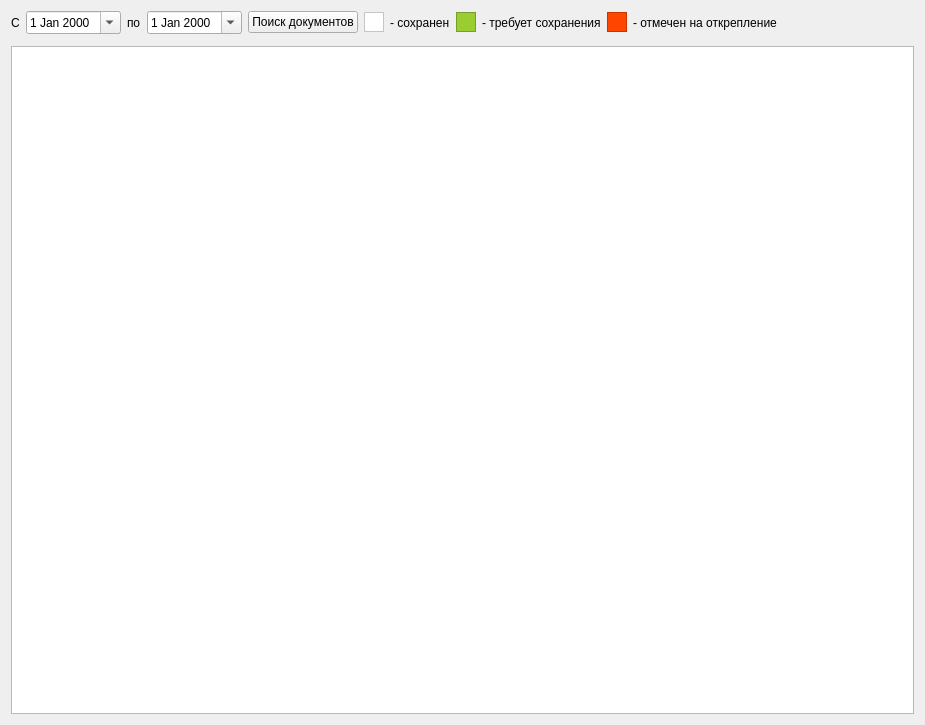
<?xml version="1.0" encoding="UTF-8"?>
<ui version="4.0">
 <class>ExtendedMSEWidget</class>
 <widget class="QWidget" name="ExtendedMSEWidget">
  <property name="geometry">
   <rect>
    <x>0</x>
    <y>0</y>
    <width>925</width>
    <height>725</height>
   </rect>
  </property>
  <property name="windowTitle">
   <string>Form</string>
  </property>
  <layout class="QGridLayout" name="gridLayout">
   <item row="0" column="0">
    <layout class="QVBoxLayout" name="verticalLayout_Main">
     <item>
      <layout class="QHBoxLayout" name="horizontalLayout_Top">
       <property name="bottomMargin">
        <number>6</number>
       </property>
       <item>
        <widget class="QLabel" name="lblBegDate">
         <property name="text">
          <string>С</string>
         </property>
        </widget>
       </item>
       <item>
        <widget class="QDateEdit" name="edtBegDate">
         <property name="calendarPopup">
          <bool>true</bool>
         </property>
        </widget>
       </item>
       <item>
        <widget class="QLabel" name="lblEndDate">
         <property name="text">
          <string>по</string>
         </property>
        </widget>
       </item>
       <item>
        <widget class="QDateEdit" name="edtEndDate">
         <property name="calendarPopup">
          <bool>true</bool>
         </property>
        </widget>
       </item>
       <item>
        <widget class="QPushButton" name="btnRequest">
         <property name="text">
          <string>Поиск документов</string>
         </property>
        </widget>
       </item>
       <item>
        <widget class="QFrame" name="frame_white">
         <property name="minimumSize">
          <size>
           <width>20</width>
           <height>20</height>
          </size>
         </property>
         <property name="maximumSize">
          <size>
           <width>20</width>
           <height>20</height>
          </size>
         </property>
         <property name="palette">
          <palette>
           <active>
            <colorrole role="WindowText">
             <brush brushstyle="SolidPattern">
              <color alpha="255">
               <red>0</red>
               <green>0</green>
               <blue>0</blue>
              </color>
             </brush>
            </colorrole>
            <colorrole role="Button">
             <brush brushstyle="SolidPattern">
              <color alpha="255">
               <red>255</red>
               <green>255</green>
               <blue>255</blue>
              </color>
             </brush>
            </colorrole>
            <colorrole role="Light">
             <brush brushstyle="SolidPattern">
              <color alpha="255">
               <red>255</red>
               <green>255</green>
               <blue>255</blue>
              </color>
             </brush>
            </colorrole>
            <colorrole role="Midlight">
             <brush brushstyle="SolidPattern">
              <color alpha="255">
               <red>255</red>
               <green>255</green>
               <blue>255</blue>
              </color>
             </brush>
            </colorrole>
            <colorrole role="Dark">
             <brush brushstyle="SolidPattern">
              <color alpha="255">
               <red>127</red>
               <green>127</green>
               <blue>127</blue>
              </color>
             </brush>
            </colorrole>
            <colorrole role="Mid">
             <brush brushstyle="SolidPattern">
              <color alpha="255">
               <red>170</red>
               <green>170</green>
               <blue>170</blue>
              </color>
             </brush>
            </colorrole>
            <colorrole role="Text">
             <brush brushstyle="SolidPattern">
              <color alpha="255">
               <red>0</red>
               <green>0</green>
               <blue>0</blue>
              </color>
             </brush>
            </colorrole>
            <colorrole role="BrightText">
             <brush brushstyle="SolidPattern">
              <color alpha="255">
               <red>255</red>
               <green>255</green>
               <blue>255</blue>
              </color>
             </brush>
            </colorrole>
            <colorrole role="ButtonText">
             <brush brushstyle="SolidPattern">
              <color alpha="255">
               <red>0</red>
               <green>0</green>
               <blue>0</blue>
              </color>
             </brush>
            </colorrole>
            <colorrole role="Base">
             <brush brushstyle="SolidPattern">
              <color alpha="255">
               <red>255</red>
               <green>255</green>
               <blue>255</blue>
              </color>
             </brush>
            </colorrole>
            <colorrole role="Window">
             <brush brushstyle="SolidPattern">
              <color alpha="255">
               <red>255</red>
               <green>255</green>
               <blue>255</blue>
              </color>
             </brush>
            </colorrole>
            <colorrole role="Shadow">
             <brush brushstyle="SolidPattern">
              <color alpha="255">
               <red>0</red>
               <green>0</green>
               <blue>0</blue>
              </color>
             </brush>
            </colorrole>
            <colorrole role="AlternateBase">
             <brush brushstyle="SolidPattern">
              <color alpha="255">
               <red>255</red>
               <green>255</green>
               <blue>255</blue>
              </color>
             </brush>
            </colorrole>
            <colorrole role="ToolTipBase">
             <brush brushstyle="SolidPattern">
              <color alpha="255">
               <red>255</red>
               <green>255</green>
               <blue>220</blue>
              </color>
             </brush>
            </colorrole>
            <colorrole role="ToolTipText">
             <brush brushstyle="SolidPattern">
              <color alpha="255">
               <red>0</red>
               <green>0</green>
               <blue>0</blue>
              </color>
             </brush>
            </colorrole>
           </active>
           <inactive>
            <colorrole role="WindowText">
             <brush brushstyle="SolidPattern">
              <color alpha="255">
               <red>0</red>
               <green>0</green>
               <blue>0</blue>
              </color>
             </brush>
            </colorrole>
            <colorrole role="Button">
             <brush brushstyle="SolidPattern">
              <color alpha="255">
               <red>255</red>
               <green>255</green>
               <blue>255</blue>
              </color>
             </brush>
            </colorrole>
            <colorrole role="Light">
             <brush brushstyle="SolidPattern">
              <color alpha="255">
               <red>255</red>
               <green>255</green>
               <blue>255</blue>
              </color>
             </brush>
            </colorrole>
            <colorrole role="Midlight">
             <brush brushstyle="SolidPattern">
              <color alpha="255">
               <red>255</red>
               <green>255</green>
               <blue>255</blue>
              </color>
             </brush>
            </colorrole>
            <colorrole role="Dark">
             <brush brushstyle="SolidPattern">
              <color alpha="255">
               <red>127</red>
               <green>127</green>
               <blue>127</blue>
              </color>
             </brush>
            </colorrole>
            <colorrole role="Mid">
             <brush brushstyle="SolidPattern">
              <color alpha="255">
               <red>170</red>
               <green>170</green>
               <blue>170</blue>
              </color>
             </brush>
            </colorrole>
            <colorrole role="Text">
             <brush brushstyle="SolidPattern">
              <color alpha="255">
               <red>0</red>
               <green>0</green>
               <blue>0</blue>
              </color>
             </brush>
            </colorrole>
            <colorrole role="BrightText">
             <brush brushstyle="SolidPattern">
              <color alpha="255">
               <red>255</red>
               <green>255</green>
               <blue>255</blue>
              </color>
             </brush>
            </colorrole>
            <colorrole role="ButtonText">
             <brush brushstyle="SolidPattern">
              <color alpha="255">
               <red>0</red>
               <green>0</green>
               <blue>0</blue>
              </color>
             </brush>
            </colorrole>
            <colorrole role="Base">
             <brush brushstyle="SolidPattern">
              <color alpha="255">
               <red>255</red>
               <green>255</green>
               <blue>255</blue>
              </color>
             </brush>
            </colorrole>
            <colorrole role="Window">
             <brush brushstyle="SolidPattern">
              <color alpha="255">
               <red>255</red>
               <green>255</green>
               <blue>255</blue>
              </color>
             </brush>
            </colorrole>
            <colorrole role="Shadow">
             <brush brushstyle="SolidPattern">
              <color alpha="255">
               <red>0</red>
               <green>0</green>
               <blue>0</blue>
              </color>
             </brush>
            </colorrole>
            <colorrole role="AlternateBase">
             <brush brushstyle="SolidPattern">
              <color alpha="255">
               <red>255</red>
               <green>255</green>
               <blue>255</blue>
              </color>
             </brush>
            </colorrole>
            <colorrole role="ToolTipBase">
             <brush brushstyle="SolidPattern">
              <color alpha="255">
               <red>255</red>
               <green>255</green>
               <blue>220</blue>
              </color>
             </brush>
            </colorrole>
            <colorrole role="ToolTipText">
             <brush brushstyle="SolidPattern">
              <color alpha="255">
               <red>0</red>
               <green>0</green>
               <blue>0</blue>
              </color>
             </brush>
            </colorrole>
           </inactive>
           <disabled>
            <colorrole role="WindowText">
             <brush brushstyle="SolidPattern">
              <color alpha="255">
               <red>127</red>
               <green>127</green>
               <blue>127</blue>
              </color>
             </brush>
            </colorrole>
            <colorrole role="Button">
             <brush brushstyle="SolidPattern">
              <color alpha="255">
               <red>255</red>
               <green>255</green>
               <blue>255</blue>
              </color>
             </brush>
            </colorrole>
            <colorrole role="Light">
             <brush brushstyle="SolidPattern">
              <color alpha="255">
               <red>255</red>
               <green>255</green>
               <blue>255</blue>
              </color>
             </brush>
            </colorrole>
            <colorrole role="Midlight">
             <brush brushstyle="SolidPattern">
              <color alpha="255">
               <red>255</red>
               <green>255</green>
               <blue>255</blue>
              </color>
             </brush>
            </colorrole>
            <colorrole role="Dark">
             <brush brushstyle="SolidPattern">
              <color alpha="255">
               <red>127</red>
               <green>127</green>
               <blue>127</blue>
              </color>
             </brush>
            </colorrole>
            <colorrole role="Mid">
             <brush brushstyle="SolidPattern">
              <color alpha="255">
               <red>170</red>
               <green>170</green>
               <blue>170</blue>
              </color>
             </brush>
            </colorrole>
            <colorrole role="Text">
             <brush brushstyle="SolidPattern">
              <color alpha="255">
               <red>127</red>
               <green>127</green>
               <blue>127</blue>
              </color>
             </brush>
            </colorrole>
            <colorrole role="BrightText">
             <brush brushstyle="SolidPattern">
              <color alpha="255">
               <red>255</red>
               <green>255</green>
               <blue>255</blue>
              </color>
             </brush>
            </colorrole>
            <colorrole role="ButtonText">
             <brush brushstyle="SolidPattern">
              <color alpha="255">
               <red>127</red>
               <green>127</green>
               <blue>127</blue>
              </color>
             </brush>
            </colorrole>
            <colorrole role="Base">
             <brush brushstyle="SolidPattern">
              <color alpha="255">
               <red>255</red>
               <green>255</green>
               <blue>255</blue>
              </color>
             </brush>
            </colorrole>
            <colorrole role="Window">
             <brush brushstyle="SolidPattern">
              <color alpha="255">
               <red>255</red>
               <green>255</green>
               <blue>255</blue>
              </color>
             </brush>
            </colorrole>
            <colorrole role="Shadow">
             <brush brushstyle="SolidPattern">
              <color alpha="255">
               <red>0</red>
               <green>0</green>
               <blue>0</blue>
              </color>
             </brush>
            </colorrole>
            <colorrole role="AlternateBase">
             <brush brushstyle="SolidPattern">
              <color alpha="255">
               <red>255</red>
               <green>255</green>
               <blue>255</blue>
              </color>
             </brush>
            </colorrole>
            <colorrole role="ToolTipBase">
             <brush brushstyle="SolidPattern">
              <color alpha="255">
               <red>255</red>
               <green>255</green>
               <blue>220</blue>
              </color>
             </brush>
            </colorrole>
            <colorrole role="ToolTipText">
             <brush brushstyle="SolidPattern">
              <color alpha="255">
               <red>0</red>
               <green>0</green>
               <blue>0</blue>
              </color>
             </brush>
            </colorrole>
           </disabled>
          </palette>
         </property>
         <property name="autoFillBackground">
          <bool>true</bool>
         </property>
         <property name="frameShape">
          <enum>QFrame::StyledPanel</enum>
         </property>
         <property name="frameShadow">
          <enum>QFrame::Raised</enum>
         </property>
        </widget>
       </item>
       <item>
        <widget class="QLabel" name="label_2">
         <property name="text">
          <string>- сохранен</string>
         </property>
        </widget>
       </item>
       <item>
        <widget class="QFrame" name="frame_green">
         <property name="minimumSize">
          <size>
           <width>20</width>
           <height>20</height>
          </size>
         </property>
         <property name="maximumSize">
          <size>
           <width>20</width>
           <height>20</height>
          </size>
         </property>
         <property name="palette">
          <palette>
           <active>
            <colorrole role="WindowText">
             <brush brushstyle="SolidPattern">
              <color alpha="255">
               <red>0</red>
               <green>0</green>
               <blue>0</blue>
              </color>
             </brush>
            </colorrole>
            <colorrole role="Button">
             <brush brushstyle="SolidPattern">
              <color alpha="255">
               <red>154</red>
               <green>205</green>
               <blue>50</blue>
              </color>
             </brush>
            </colorrole>
            <colorrole role="Light">
             <brush brushstyle="SolidPattern">
              <color alpha="255">
               <red>209</red>
               <green>255</green>
               <blue>115</blue>
              </color>
             </brush>
            </colorrole>
            <colorrole role="Midlight">
             <brush brushstyle="SolidPattern">
              <color alpha="255">
               <red>181</red>
               <green>230</green>
               <blue>82</blue>
              </color>
             </brush>
            </colorrole>
            <colorrole role="Dark">
             <brush brushstyle="SolidPattern">
              <color alpha="255">
               <red>77</red>
               <green>102</green>
               <blue>25</blue>
              </color>
             </brush>
            </colorrole>
            <colorrole role="Mid">
             <brush brushstyle="SolidPattern">
              <color alpha="255">
               <red>103</red>
               <green>137</green>
               <blue>33</blue>
              </color>
             </brush>
            </colorrole>
            <colorrole role="Text">
             <brush brushstyle="SolidPattern">
              <color alpha="255">
               <red>0</red>
               <green>0</green>
               <blue>0</blue>
              </color>
             </brush>
            </colorrole>
            <colorrole role="BrightText">
             <brush brushstyle="SolidPattern">
              <color alpha="255">
               <red>255</red>
               <green>255</green>
               <blue>255</blue>
              </color>
             </brush>
            </colorrole>
            <colorrole role="ButtonText">
             <brush brushstyle="SolidPattern">
              <color alpha="255">
               <red>0</red>
               <green>0</green>
               <blue>0</blue>
              </color>
             </brush>
            </colorrole>
            <colorrole role="Base">
             <brush brushstyle="SolidPattern">
              <color alpha="255">
               <red>255</red>
               <green>255</green>
               <blue>255</blue>
              </color>
             </brush>
            </colorrole>
            <colorrole role="Window">
             <brush brushstyle="SolidPattern">
              <color alpha="255">
               <red>154</red>
               <green>205</green>
               <blue>50</blue>
              </color>
             </brush>
            </colorrole>
            <colorrole role="Shadow">
             <brush brushstyle="SolidPattern">
              <color alpha="255">
               <red>0</red>
               <green>0</green>
               <blue>0</blue>
              </color>
             </brush>
            </colorrole>
            <colorrole role="AlternateBase">
             <brush brushstyle="SolidPattern">
              <color alpha="255">
               <red>204</red>
               <green>230</green>
               <blue>152</blue>
              </color>
             </brush>
            </colorrole>
            <colorrole role="ToolTipBase">
             <brush brushstyle="SolidPattern">
              <color alpha="255">
               <red>255</red>
               <green>255</green>
               <blue>220</blue>
              </color>
             </brush>
            </colorrole>
            <colorrole role="ToolTipText">
             <brush brushstyle="SolidPattern">
              <color alpha="255">
               <red>0</red>
               <green>0</green>
               <blue>0</blue>
              </color>
             </brush>
            </colorrole>
           </active>
           <inactive>
            <colorrole role="WindowText">
             <brush brushstyle="SolidPattern">
              <color alpha="255">
               <red>0</red>
               <green>0</green>
               <blue>0</blue>
              </color>
             </brush>
            </colorrole>
            <colorrole role="Button">
             <brush brushstyle="SolidPattern">
              <color alpha="255">
               <red>154</red>
               <green>205</green>
               <blue>50</blue>
              </color>
             </brush>
            </colorrole>
            <colorrole role="Light">
             <brush brushstyle="SolidPattern">
              <color alpha="255">
               <red>209</red>
               <green>255</green>
               <blue>115</blue>
              </color>
             </brush>
            </colorrole>
            <colorrole role="Midlight">
             <brush brushstyle="SolidPattern">
              <color alpha="255">
               <red>181</red>
               <green>230</green>
               <blue>82</blue>
              </color>
             </brush>
            </colorrole>
            <colorrole role="Dark">
             <brush brushstyle="SolidPattern">
              <color alpha="255">
               <red>77</red>
               <green>102</green>
               <blue>25</blue>
              </color>
             </brush>
            </colorrole>
            <colorrole role="Mid">
             <brush brushstyle="SolidPattern">
              <color alpha="255">
               <red>103</red>
               <green>137</green>
               <blue>33</blue>
              </color>
             </brush>
            </colorrole>
            <colorrole role="Text">
             <brush brushstyle="SolidPattern">
              <color alpha="255">
               <red>0</red>
               <green>0</green>
               <blue>0</blue>
              </color>
             </brush>
            </colorrole>
            <colorrole role="BrightText">
             <brush brushstyle="SolidPattern">
              <color alpha="255">
               <red>255</red>
               <green>255</green>
               <blue>255</blue>
              </color>
             </brush>
            </colorrole>
            <colorrole role="ButtonText">
             <brush brushstyle="SolidPattern">
              <color alpha="255">
               <red>0</red>
               <green>0</green>
               <blue>0</blue>
              </color>
             </brush>
            </colorrole>
            <colorrole role="Base">
             <brush brushstyle="SolidPattern">
              <color alpha="255">
               <red>255</red>
               <green>255</green>
               <blue>255</blue>
              </color>
             </brush>
            </colorrole>
            <colorrole role="Window">
             <brush brushstyle="SolidPattern">
              <color alpha="255">
               <red>154</red>
               <green>205</green>
               <blue>50</blue>
              </color>
             </brush>
            </colorrole>
            <colorrole role="Shadow">
             <brush brushstyle="SolidPattern">
              <color alpha="255">
               <red>0</red>
               <green>0</green>
               <blue>0</blue>
              </color>
             </brush>
            </colorrole>
            <colorrole role="AlternateBase">
             <brush brushstyle="SolidPattern">
              <color alpha="255">
               <red>204</red>
               <green>230</green>
               <blue>152</blue>
              </color>
             </brush>
            </colorrole>
            <colorrole role="ToolTipBase">
             <brush brushstyle="SolidPattern">
              <color alpha="255">
               <red>255</red>
               <green>255</green>
               <blue>220</blue>
              </color>
             </brush>
            </colorrole>
            <colorrole role="ToolTipText">
             <brush brushstyle="SolidPattern">
              <color alpha="255">
               <red>0</red>
               <green>0</green>
               <blue>0</blue>
              </color>
             </brush>
            </colorrole>
           </inactive>
           <disabled>
            <colorrole role="WindowText">
             <brush brushstyle="SolidPattern">
              <color alpha="255">
               <red>77</red>
               <green>102</green>
               <blue>25</blue>
              </color>
             </brush>
            </colorrole>
            <colorrole role="Button">
             <brush brushstyle="SolidPattern">
              <color alpha="255">
               <red>154</red>
               <green>205</green>
               <blue>50</blue>
              </color>
             </brush>
            </colorrole>
            <colorrole role="Light">
             <brush brushstyle="SolidPattern">
              <color alpha="255">
               <red>209</red>
               <green>255</green>
               <blue>115</blue>
              </color>
             </brush>
            </colorrole>
            <colorrole role="Midlight">
             <brush brushstyle="SolidPattern">
              <color alpha="255">
               <red>181</red>
               <green>230</green>
               <blue>82</blue>
              </color>
             </brush>
            </colorrole>
            <colorrole role="Dark">
             <brush brushstyle="SolidPattern">
              <color alpha="255">
               <red>77</red>
               <green>102</green>
               <blue>25</blue>
              </color>
             </brush>
            </colorrole>
            <colorrole role="Mid">
             <brush brushstyle="SolidPattern">
              <color alpha="255">
               <red>103</red>
               <green>137</green>
               <blue>33</blue>
              </color>
             </brush>
            </colorrole>
            <colorrole role="Text">
             <brush brushstyle="SolidPattern">
              <color alpha="255">
               <red>77</red>
               <green>102</green>
               <blue>25</blue>
              </color>
             </brush>
            </colorrole>
            <colorrole role="BrightText">
             <brush brushstyle="SolidPattern">
              <color alpha="255">
               <red>255</red>
               <green>255</green>
               <blue>255</blue>
              </color>
             </brush>
            </colorrole>
            <colorrole role="ButtonText">
             <brush brushstyle="SolidPattern">
              <color alpha="255">
               <red>77</red>
               <green>102</green>
               <blue>25</blue>
              </color>
             </brush>
            </colorrole>
            <colorrole role="Base">
             <brush brushstyle="SolidPattern">
              <color alpha="255">
               <red>154</red>
               <green>205</green>
               <blue>50</blue>
              </color>
             </brush>
            </colorrole>
            <colorrole role="Window">
             <brush brushstyle="SolidPattern">
              <color alpha="255">
               <red>154</red>
               <green>205</green>
               <blue>50</blue>
              </color>
             </brush>
            </colorrole>
            <colorrole role="Shadow">
             <brush brushstyle="SolidPattern">
              <color alpha="255">
               <red>0</red>
               <green>0</green>
               <blue>0</blue>
              </color>
             </brush>
            </colorrole>
            <colorrole role="AlternateBase">
             <brush brushstyle="SolidPattern">
              <color alpha="255">
               <red>154</red>
               <green>205</green>
               <blue>50</blue>
              </color>
             </brush>
            </colorrole>
            <colorrole role="ToolTipBase">
             <brush brushstyle="SolidPattern">
              <color alpha="255">
               <red>255</red>
               <green>255</green>
               <blue>220</blue>
              </color>
             </brush>
            </colorrole>
            <colorrole role="ToolTipText">
             <brush brushstyle="SolidPattern">
              <color alpha="255">
               <red>0</red>
               <green>0</green>
               <blue>0</blue>
              </color>
             </brush>
            </colorrole>
           </disabled>
          </palette>
         </property>
         <property name="autoFillBackground">
          <bool>true</bool>
         </property>
         <property name="frameShape">
          <enum>QFrame::StyledPanel</enum>
         </property>
         <property name="frameShadow">
          <enum>QFrame::Raised</enum>
         </property>
        </widget>
       </item>
       <item>
        <widget class="QLabel" name="label_3">
         <property name="text">
          <string>- требует сохранения</string>
         </property>
        </widget>
       </item>
       <item>
        <widget class="QFrame" name="frame_red">
         <property name="minimumSize">
          <size>
           <width>20</width>
           <height>20</height>
          </size>
         </property>
         <property name="maximumSize">
          <size>
           <width>20</width>
           <height>20</height>
          </size>
         </property>
         <property name="palette">
          <palette>
           <active>
            <colorrole role="WindowText">
             <brush brushstyle="SolidPattern">
              <color alpha="255">
               <red>0</red>
               <green>0</green>
               <blue>0</blue>
              </color>
             </brush>
            </colorrole>
            <colorrole role="Button">
             <brush brushstyle="SolidPattern">
              <color alpha="255">
               <red>255</red>
               <green>69</green>
               <blue>0</blue>
              </color>
             </brush>
            </colorrole>
            <colorrole role="Light">
             <brush brushstyle="SolidPattern">
              <color alpha="255">
               <red>255</red>
               <green>162</green>
               <blue>127</blue>
              </color>
             </brush>
            </colorrole>
            <colorrole role="Midlight">
             <brush brushstyle="SolidPattern">
              <color alpha="255">
               <red>255</red>
               <green>115</green>
               <blue>63</blue>
              </color>
             </brush>
            </colorrole>
            <colorrole role="Dark">
             <brush brushstyle="SolidPattern">
              <color alpha="255">
               <red>127</red>
               <green>34</green>
               <blue>0</blue>
              </color>
             </brush>
            </colorrole>
            <colorrole role="Mid">
             <brush brushstyle="SolidPattern">
              <color alpha="255">
               <red>170</red>
               <green>46</green>
               <blue>0</blue>
              </color>
             </brush>
            </colorrole>
            <colorrole role="Text">
             <brush brushstyle="SolidPattern">
              <color alpha="255">
               <red>0</red>
               <green>0</green>
               <blue>0</blue>
              </color>
             </brush>
            </colorrole>
            <colorrole role="BrightText">
             <brush brushstyle="SolidPattern">
              <color alpha="255">
               <red>255</red>
               <green>255</green>
               <blue>255</blue>
              </color>
             </brush>
            </colorrole>
            <colorrole role="ButtonText">
             <brush brushstyle="SolidPattern">
              <color alpha="255">
               <red>0</red>
               <green>0</green>
               <blue>0</blue>
              </color>
             </brush>
            </colorrole>
            <colorrole role="Base">
             <brush brushstyle="SolidPattern">
              <color alpha="255">
               <red>255</red>
               <green>255</green>
               <blue>255</blue>
              </color>
             </brush>
            </colorrole>
            <colorrole role="Window">
             <brush brushstyle="SolidPattern">
              <color alpha="255">
               <red>255</red>
               <green>69</green>
               <blue>0</blue>
              </color>
             </brush>
            </colorrole>
            <colorrole role="Shadow">
             <brush brushstyle="SolidPattern">
              <color alpha="255">
               <red>0</red>
               <green>0</green>
               <blue>0</blue>
              </color>
             </brush>
            </colorrole>
            <colorrole role="AlternateBase">
             <brush brushstyle="SolidPattern">
              <color alpha="255">
               <red>255</red>
               <green>162</green>
               <blue>127</blue>
              </color>
             </brush>
            </colorrole>
            <colorrole role="ToolTipBase">
             <brush brushstyle="SolidPattern">
              <color alpha="255">
               <red>255</red>
               <green>255</green>
               <blue>220</blue>
              </color>
             </brush>
            </colorrole>
            <colorrole role="ToolTipText">
             <brush brushstyle="SolidPattern">
              <color alpha="255">
               <red>0</red>
               <green>0</green>
               <blue>0</blue>
              </color>
             </brush>
            </colorrole>
           </active>
           <inactive>
            <colorrole role="WindowText">
             <brush brushstyle="SolidPattern">
              <color alpha="255">
               <red>0</red>
               <green>0</green>
               <blue>0</blue>
              </color>
             </brush>
            </colorrole>
            <colorrole role="Button">
             <brush brushstyle="SolidPattern">
              <color alpha="255">
               <red>255</red>
               <green>69</green>
               <blue>0</blue>
              </color>
             </brush>
            </colorrole>
            <colorrole role="Light">
             <brush brushstyle="SolidPattern">
              <color alpha="255">
               <red>255</red>
               <green>162</green>
               <blue>127</blue>
              </color>
             </brush>
            </colorrole>
            <colorrole role="Midlight">
             <brush brushstyle="SolidPattern">
              <color alpha="255">
               <red>255</red>
               <green>115</green>
               <blue>63</blue>
              </color>
             </brush>
            </colorrole>
            <colorrole role="Dark">
             <brush brushstyle="SolidPattern">
              <color alpha="255">
               <red>127</red>
               <green>34</green>
               <blue>0</blue>
              </color>
             </brush>
            </colorrole>
            <colorrole role="Mid">
             <brush brushstyle="SolidPattern">
              <color alpha="255">
               <red>170</red>
               <green>46</green>
               <blue>0</blue>
              </color>
             </brush>
            </colorrole>
            <colorrole role="Text">
             <brush brushstyle="SolidPattern">
              <color alpha="255">
               <red>0</red>
               <green>0</green>
               <blue>0</blue>
              </color>
             </brush>
            </colorrole>
            <colorrole role="BrightText">
             <brush brushstyle="SolidPattern">
              <color alpha="255">
               <red>255</red>
               <green>255</green>
               <blue>255</blue>
              </color>
             </brush>
            </colorrole>
            <colorrole role="ButtonText">
             <brush brushstyle="SolidPattern">
              <color alpha="255">
               <red>0</red>
               <green>0</green>
               <blue>0</blue>
              </color>
             </brush>
            </colorrole>
            <colorrole role="Base">
             <brush brushstyle="SolidPattern">
              <color alpha="255">
               <red>255</red>
               <green>255</green>
               <blue>255</blue>
              </color>
             </brush>
            </colorrole>
            <colorrole role="Window">
             <brush brushstyle="SolidPattern">
              <color alpha="255">
               <red>255</red>
               <green>69</green>
               <blue>0</blue>
              </color>
             </brush>
            </colorrole>
            <colorrole role="Shadow">
             <brush brushstyle="SolidPattern">
              <color alpha="255">
               <red>0</red>
               <green>0</green>
               <blue>0</blue>
              </color>
             </brush>
            </colorrole>
            <colorrole role="AlternateBase">
             <brush brushstyle="SolidPattern">
              <color alpha="255">
               <red>255</red>
               <green>162</green>
               <blue>127</blue>
              </color>
             </brush>
            </colorrole>
            <colorrole role="ToolTipBase">
             <brush brushstyle="SolidPattern">
              <color alpha="255">
               <red>255</red>
               <green>255</green>
               <blue>220</blue>
              </color>
             </brush>
            </colorrole>
            <colorrole role="ToolTipText">
             <brush brushstyle="SolidPattern">
              <color alpha="255">
               <red>0</red>
               <green>0</green>
               <blue>0</blue>
              </color>
             </brush>
            </colorrole>
           </inactive>
           <disabled>
            <colorrole role="WindowText">
             <brush brushstyle="SolidPattern">
              <color alpha="255">
               <red>127</red>
               <green>34</green>
               <blue>0</blue>
              </color>
             </brush>
            </colorrole>
            <colorrole role="Button">
             <brush brushstyle="SolidPattern">
              <color alpha="255">
               <red>255</red>
               <green>69</green>
               <blue>0</blue>
              </color>
             </brush>
            </colorrole>
            <colorrole role="Light">
             <brush brushstyle="SolidPattern">
              <color alpha="255">
               <red>255</red>
               <green>162</green>
               <blue>127</blue>
              </color>
             </brush>
            </colorrole>
            <colorrole role="Midlight">
             <brush brushstyle="SolidPattern">
              <color alpha="255">
               <red>255</red>
               <green>115</green>
               <blue>63</blue>
              </color>
             </brush>
            </colorrole>
            <colorrole role="Dark">
             <brush brushstyle="SolidPattern">
              <color alpha="255">
               <red>127</red>
               <green>34</green>
               <blue>0</blue>
              </color>
             </brush>
            </colorrole>
            <colorrole role="Mid">
             <brush brushstyle="SolidPattern">
              <color alpha="255">
               <red>170</red>
               <green>46</green>
               <blue>0</blue>
              </color>
             </brush>
            </colorrole>
            <colorrole role="Text">
             <brush brushstyle="SolidPattern">
              <color alpha="255">
               <red>127</red>
               <green>34</green>
               <blue>0</blue>
              </color>
             </brush>
            </colorrole>
            <colorrole role="BrightText">
             <brush brushstyle="SolidPattern">
              <color alpha="255">
               <red>255</red>
               <green>255</green>
               <blue>255</blue>
              </color>
             </brush>
            </colorrole>
            <colorrole role="ButtonText">
             <brush brushstyle="SolidPattern">
              <color alpha="255">
               <red>127</red>
               <green>34</green>
               <blue>0</blue>
              </color>
             </brush>
            </colorrole>
            <colorrole role="Base">
             <brush brushstyle="SolidPattern">
              <color alpha="255">
               <red>255</red>
               <green>69</green>
               <blue>0</blue>
              </color>
             </brush>
            </colorrole>
            <colorrole role="Window">
             <brush brushstyle="SolidPattern">
              <color alpha="255">
               <red>255</red>
               <green>69</green>
               <blue>0</blue>
              </color>
             </brush>
            </colorrole>
            <colorrole role="Shadow">
             <brush brushstyle="SolidPattern">
              <color alpha="255">
               <red>0</red>
               <green>0</green>
               <blue>0</blue>
              </color>
             </brush>
            </colorrole>
            <colorrole role="AlternateBase">
             <brush brushstyle="SolidPattern">
              <color alpha="255">
               <red>255</red>
               <green>69</green>
               <blue>0</blue>
              </color>
             </brush>
            </colorrole>
            <colorrole role="ToolTipBase">
             <brush brushstyle="SolidPattern">
              <color alpha="255">
               <red>255</red>
               <green>255</green>
               <blue>220</blue>
              </color>
             </brush>
            </colorrole>
            <colorrole role="ToolTipText">
             <brush brushstyle="SolidPattern">
              <color alpha="255">
               <red>0</red>
               <green>0</green>
               <blue>0</blue>
              </color>
             </brush>
            </colorrole>
           </disabled>
          </palette>
         </property>
         <property name="autoFillBackground">
          <bool>true</bool>
         </property>
         <property name="frameShape">
          <enum>QFrame::StyledPanel</enum>
         </property>
         <property name="frameShadow">
          <enum>QFrame::Raised</enum>
         </property>
        </widget>
       </item>
       <item>
        <widget class="QLabel" name="label">
         <property name="text">
          <string>- отмечен на открепление</string>
         </property>
        </widget>
       </item>
       <item>
        <spacer name="horizontalSpacer_Top">
         <property name="orientation">
          <enum>Qt::Horizontal</enum>
         </property>
         <property name="sizeHint" stdset="0">
          <size>
           <width>40</width>
           <height>20</height>
          </size>
         </property>
        </spacer>
       </item>
      </layout>
     </item>
     <item>
      <widget class="CTableView" name="tblExtendedMSE"/>
     </item>
    </layout>
   </item>
  </layout>
 </widget>
 <customwidgets>
  <customwidget>
   <class>CTableView</class>
   <extends>QTableView</extends>
   <header>library/TableView.h</header>
  </customwidget>
 </customwidgets>
 <resources/>
 <connections/>
</ui>
